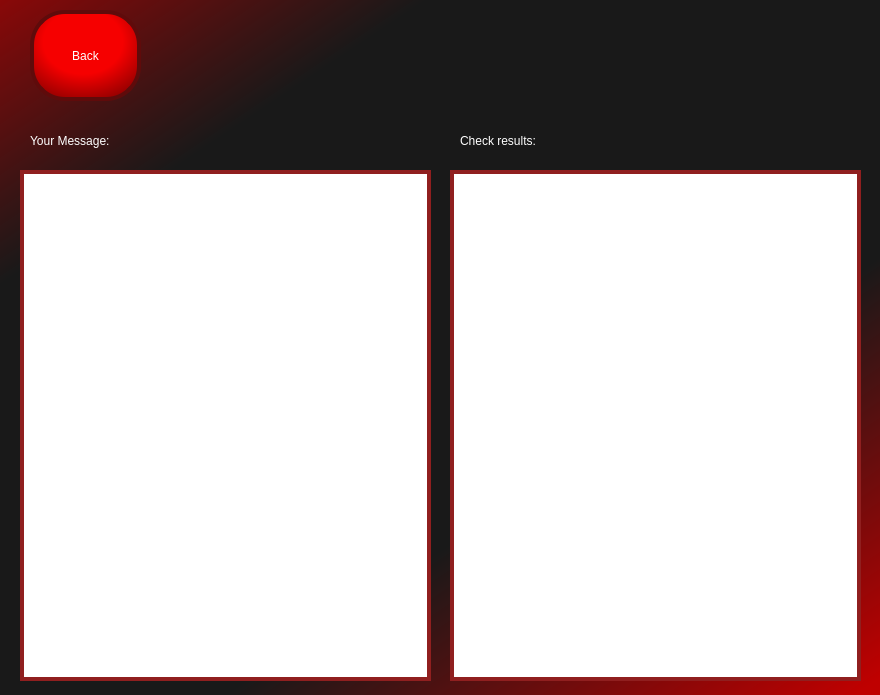
<?xml version="1.0" encoding="UTF-8"?>
<ui version="4.0">
 <class>ScamLocatorResults</class>
 <widget class="QDialog" name="ScamLocatorResults">
  <property name="geometry">
   <rect>
    <x>0</x>
    <y>0</y>
    <width>880</width>
    <height>695</height>
   </rect>
  </property>
  <property name="windowTitle">
   <string>Dialog</string>
  </property>
  <property name="styleSheet">
   <string notr="true">QDialog#ScamLocatorResults {
background-color: qlineargradient(spread:reflect, x1:0.489158, y1:0.398, x2:1, y2:1, stop:0.389474 rgb(25, 25, 25), stop:0.973684 rgba(191, 0, 0, 255));
}</string>
  </property>
  <property name="locale">
   <locale language="English" country="UnitedStates"/>
  </property>
  <widget class="QLabel" name="MessageLabel">
   <property name="geometry">
    <rect>
     <x>30</x>
     <y>120</y>
     <width>261</width>
     <height>41</height>
    </rect>
   </property>
   <property name="styleSheet">
    <string notr="true">font: 20pt &quot;Rockwell&quot;;
color: rgb(255, 255, 255);</string>
   </property>
   <property name="text">
    <string>Your Message:</string>
   </property>
  </widget>
  <widget class="QLabel" name="ResultsLabel">
   <property name="geometry">
    <rect>
     <x>460</x>
     <y>120</y>
     <width>251</width>
     <height>41</height>
    </rect>
   </property>
   <property name="styleSheet">
    <string notr="true">font: 20pt &quot;Rockwell&quot;;
color: rgb(255, 255, 255);</string>
   </property>
   <property name="text">
    <string>Check results:</string>
   </property>
  </widget>
  <widget class="QTextEdit" name="Results">
   <property name="geometry">
    <rect>
     <x>450</x>
     <y>170</y>
     <width>411</width>
     <height>511</height>
    </rect>
   </property>
   <property name="styleSheet">
    <string notr="true">QTextEdit{
border: 4px solid;
font: 18pt &quot;Rockwell&quot;;
border-color: rgb(144, 31, 31);
}
</string>
   </property>
   <property name="readOnly">
    <bool>true</bool>
   </property>
  </widget>
  <widget class="QTextEdit" name="CheckedMessage">
   <property name="geometry">
    <rect>
     <x>20</x>
     <y>170</y>
     <width>411</width>
     <height>511</height>
    </rect>
   </property>
   <property name="font">
    <font>
     <family>Rockwell</family>
     <pointsize>18</pointsize>
     <weight>50</weight>
     <italic>false</italic>
     <bold>false</bold>
    </font>
   </property>
   <property name="styleSheet">
    <string notr="true">QTextEdit{
border: 4px solid;
font: 18pt &quot;Rockwell&quot;;
border-color: rgb(144, 31, 31);
}
</string>
   </property>
   <property name="readOnly">
    <bool>true</bool>
   </property>
  </widget>
  <widget class="QPushButton" name="GoBackBTN">
   <property name="geometry">
    <rect>
     <x>30</x>
     <y>10</y>
     <width>111</width>
     <height>91</height>
    </rect>
   </property>
   <property name="styleSheet">
    <string notr="true">QPushButton{
background-color: qradialgradient(spread:reflect, cx:0.473684, cy:0.347, radius:1.118, fx:0.478526, fy:0.342, stop:0.331579 rgba(246, 0, 0, 255), stop:0.626316 rgba(150, 0, 0, 255));
font: 20pt &quot;Trebuchet MS&quot;;
text-align: center;
border: 4px solid;
border-radius: 35px;
color: rgb(255, 255, 255);
border-color: rgb(95, 11, 11);
}

QPushButton:hover{
background-color: rgb(0, 0, 0);
color: rgb(246, 0, 0);
border-color: rgb(246, 0, 0);
}</string>
   </property>
   <property name="text">
    <string>Back</string>
   </property>
  </widget>
 </widget>
 <resources>
  <include location="resources/logo_resource.qrc"/>
 </resources>
 <connections/>
</ui>
